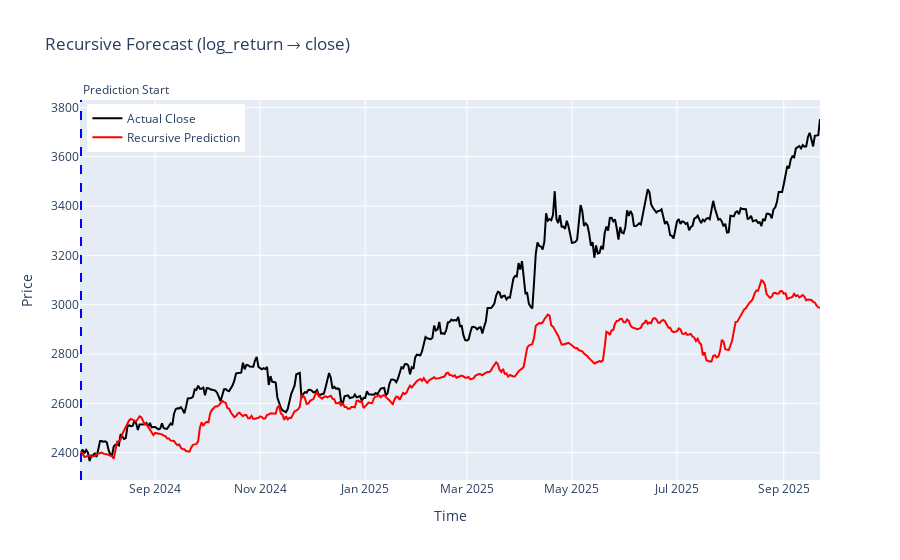

Notebook code for this chart:
### Code cell
START_INDEX = split + lookback  # điểm bắt đầu dự đoán
N_STEPS = 430  # số ngày dự đoán tiếp

logret_pred = recursive_forecast_log_return(
    model=model,
    df=df,
    start_index=START_INDEX,
    n_steps=N_STEPS,
    lookback=lookback,
    scaler_X=scaler_X,  # Truyền object scaler_X
    scaler_y=scaler_y,  # Truyền object scaler_y
    features=features,
    target=target,
    volatility_col=volatility,  # THÊM THAM SỐ NÀY
    zscore_col=zscore  # THÊM THAM SỐ NÀY
)

anchor_close = df["close"].iloc[START_INDEX - 1]

close_pred = anchor_close * np.exp(np.cumsum(logret_pred))

df_rec = df.iloc[START_INDEX : START_INDEX + N_STEPS].copy()
df_rec["close_pred"] = close_pred


fig = go.Figure()

fig.add_trace(
    go.Scatter(
        x=df_rec["date"],
        y=df_rec["close"],
        name="Actual Close",
        line=dict(color="black"),
    )
)

fig.add_trace(
    go.Scatter(
        x=df_rec["date"],
        y=df_rec["close_pred"],
        name="Recursive Prediction",
        line=dict(color="red"),
    )
)


start_date = df_rec["date"].iloc[0]

fig.add_shape(
    type="line",
    x0=start_date,
    x1=start_date,
    y0=0,
    y1=1,
    xref="x",
    yref="paper",
    line=dict(color="blue", dash="dash"),
)

fig.add_annotation(
    x=start_date,
    y=1,
    yref="paper",
    text="Prediction Start",
    showarrow=False,
    xanchor="left",
    yanchor="bottom",
)

fig.update_layout(
    title="Recursive Forecast (log_return → close)",
    xaxis_title="Time",
    yaxis_title="Price",
    legend=dict(x=0.01, y=0.99),
)

fig.show()

### Figure 1 — Plotly figure (JSON) as saved in the notebook; plotly's stock layout.template omitted (floating-point values rounded to 4 significant figures; data arrays with more than 128 entries replaced by an {"elided": "..."} marker saying what was removed)
{"data": [{"line": {"color": "black"}, "name": "Actual Close", "type": "scatter", "x": {"elided": "430 str values"}, "y": {"elided": "430 float values"}}, {"line": {"color": "red"}, "name": "Recursive Prediction", "type": "scatter", "x": {"elided": "430 str values"}, "y": {"elided": "430 float values"}}], "layout": {"annotations": [{"showarrow": false, "text": "Prediction Start", "x": "2024-07-20T00:00:00", "xanchor": "left", "y": 1, "yanchor": "bottom", "yref": "paper"}], "legend": {"x": 0.01, "y": 0.99}, "shapes": [{"line": {"color": "blue", "dash": "dash"}, "type": "line", "x0": "2024-07-20T00:00:00", "x1": "2024-07-20T00:00:00", "xref": "x", "y0": 0, "y1": 1, "yref": "paper"}], "title": {"text": "Recursive Forecast (log_return → close)"}, "xaxis": {"title": {"text": "Time"}}, "yaxis": {"title": {"text": "Price"}}}}
